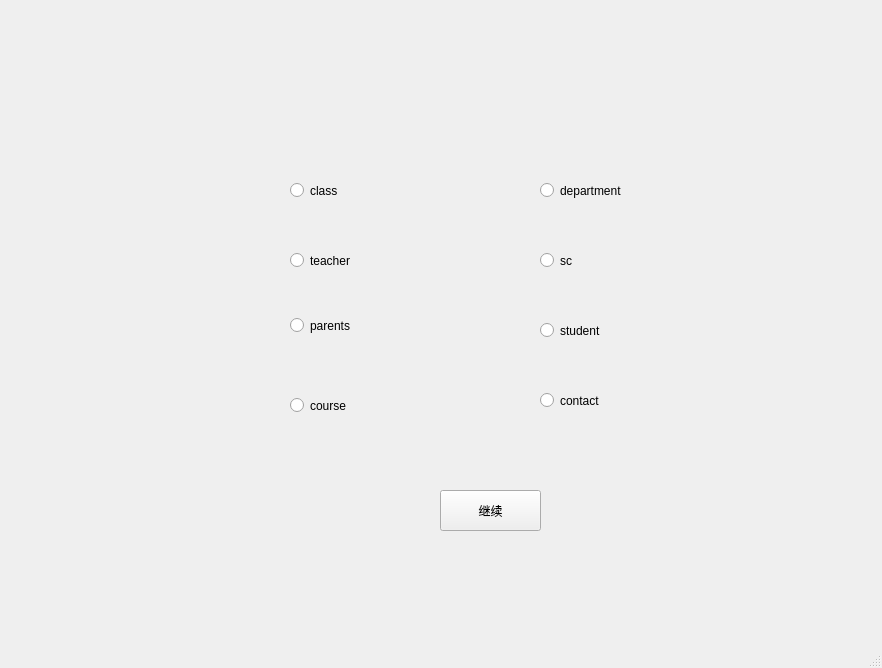
<?xml version="1.0" encoding="UTF-8"?>
<ui version="4.0">
 <class>MainWindow</class>
 <widget class="QMainWindow" name="MainWindow">
  <property name="geometry">
   <rect>
    <x>0</x>
    <y>0</y>
    <width>882</width>
    <height>668</height>
   </rect>
  </property>
  <property name="windowTitle">
   <string>MainWindow</string>
  </property>
  <widget class="QWidget" name="centralwidget">
   <widget class="QPushButton" name="pushButton">
    <property name="geometry">
     <rect>
      <x>440</x>
      <y>490</y>
      <width>101</width>
      <height>41</height>
     </rect>
    </property>
    <property name="text">
     <string>继续</string>
    </property>
   </widget>
   <widget class="QRadioButton" name="radioButton_4">
    <property name="geometry">
     <rect>
      <x>540</x>
      <y>170</y>
      <width>231</width>
      <height>41</height>
     </rect>
    </property>
    <property name="text">
     <string>department</string>
    </property>
   </widget>
   <widget class="QRadioButton" name="radioButton_6">
    <property name="geometry">
     <rect>
      <x>540</x>
      <y>380</y>
      <width>181</width>
      <height>41</height>
     </rect>
    </property>
    <property name="text">
     <string>contact</string>
    </property>
   </widget>
   <widget class="QRadioButton" name="radioButton_1">
    <property name="geometry">
     <rect>
      <x>290</x>
      <y>170</y>
      <width>181</width>
      <height>41</height>
     </rect>
    </property>
    <property name="text">
     <string>class</string>
    </property>
   </widget>
   <widget class="QRadioButton" name="radioButton_5">
    <property name="geometry">
     <rect>
      <x>540</x>
      <y>310</y>
      <width>211</width>
      <height>41</height>
     </rect>
    </property>
    <property name="text">
     <string>student</string>
    </property>
   </widget>
   <widget class="QRadioButton" name="radioButton_7">
    <property name="geometry">
     <rect>
      <x>290</x>
      <y>310</y>
      <width>201</width>
      <height>31</height>
     </rect>
    </property>
    <property name="text">
     <string>parents</string>
    </property>
   </widget>
   <widget class="QRadioButton" name="radioButton_8">
    <property name="geometry">
     <rect>
      <x>290</x>
      <y>390</y>
      <width>191</width>
      <height>31</height>
     </rect>
    </property>
    <property name="text">
     <string>course</string>
    </property>
   </widget>
   <widget class="QRadioButton" name="radioButton_3">
    <property name="geometry">
     <rect>
      <x>540</x>
      <y>240</y>
      <width>121</width>
      <height>41</height>
     </rect>
    </property>
    <property name="text">
     <string>sc</string>
    </property>
   </widget>
   <widget class="QRadioButton" name="radioButton_2">
    <property name="geometry">
     <rect>
      <x>290</x>
      <y>240</y>
      <width>171</width>
      <height>41</height>
     </rect>
    </property>
    <property name="text">
     <string>teacher</string>
    </property>
   </widget>
  </widget>
  <widget class="QMenuBar" name="menubar">
   <property name="geometry">
    <rect>
     <x>0</x>
     <y>0</y>
     <width>882</width>
     <height>22</height>
    </rect>
   </property>
  </widget>
  <widget class="QStatusBar" name="statusbar"/>
 </widget>
 <resources/>
 <connections/>
</ui>
